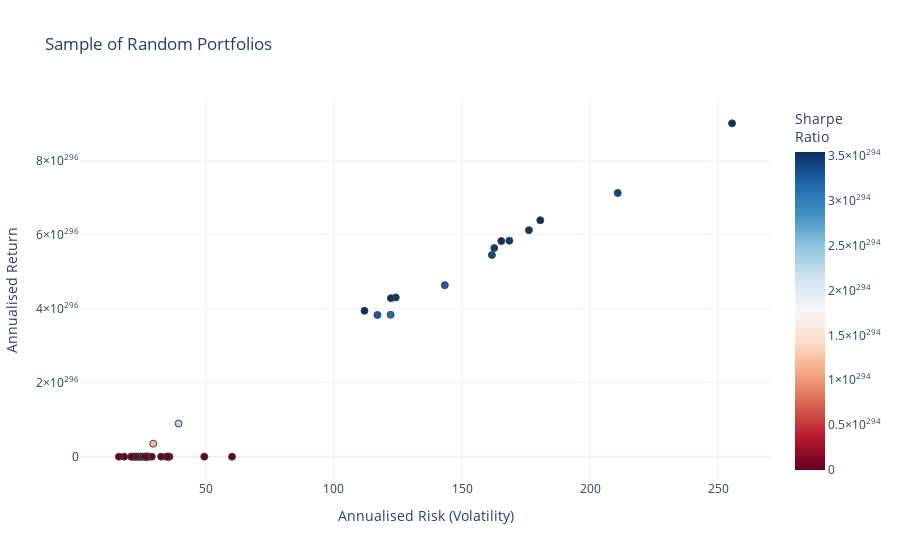

Source (notebook cell):
### Code cell
#-- Plot the risk vs. return of randomly generated portfolios
#- Convert the list from before into an array for easy plotting
mean_variance_pairs = np.array(mean_variance_pairs)
risk_free_rate=0 #-- Include risk free rate here for sharpe ratio

#-- Create Plot
fig = go.Figure()
fig.add_trace(go.Scatter(x=mean_variance_pairs[:,1]**0.5, 
                         y=mean_variance_pairs[:,0], 
                      #- Add color scale for sharpe ratio   
                      marker=dict(color=(mean_variance_pairs[:,0]-risk_free_rate)/(mean_variance_pairs[:,1]**0.5), 
                                  showscale=True, 
                                  size=7,
                                  line=dict(width=1),
                                  colorscale="RdBu",
                                  colorbar=dict(title="Sharpe<br>Ratio")
                                 ), 
                      mode='markers'))
#- Add title/labels
fig.update_layout(template='plotly_white',
                  xaxis=dict(title='Annualised Risk (Volatility)'),
                  yaxis=dict(title='Annualised Return'),
                  title='Sample of Random Portfolios',
                  coloraxis_colorbar=dict(title="Sharpe Ratio"))

### Figure 1 — Plotly figure (JSON) as saved in the notebook; plotly's stock layout.template omitted (floating-point values rounded to 4 significant figures)
{"data": [{"marker": {"color": [4.027e+37, 4.369e+68, 3.142e+294, 1.211e+47, 97840000.0, 3.468e+294, 1.136e+57, 3.506e+294, 440500000.0, 5.802e+69, 3.158e+80, 4.732e+69, 3.526e+294, 3.395e+58, 293803476561971300, 5.215e+58, 653000000000.0, 2.098e+28, 1.192e+294, 1.536e+26, 1.343e+27, 1.295e+41, 3.465e+294, 1.416e+28, 3.444e+61, 3.478e+294, 4.224e+61, 3.042e+28, 2.757e+69, 3.47e+294, 1.675e+83, 3.276e+294, 3.237e+294, 4.316e+36, 3.524e+294, 3.54e+294, 2.272e+294, 3.383e+294, 9.19e+41, 3.373e+294, 1.273e+58, 3.528e+294], "colorbar": {"title": {"text": "Sharpe<br>Ratio"}}, "colorscale": [[0, "rgb(103,0,31)"], [0.1, "rgb(178,24,43)"], [0.2, "rgb(214,96,77)"], [0.3, "rgb(244,165,130)"], [0.4, "rgb(253,219,199)"], [0.5, "rgb(247,247,247)"], [0.6, "rgb(209,229,240)"], [0.7, "rgb(146,197,222)"], [0.8, "rgb(67,147,195)"], [0.9, "rgb(33,102,172)"], [1, "rgb(5,48,97)"]], "line": {"width": 1}, "showscale": true, "size": 7}, "mode": "markers", "type": "scatter", "x": [24.5, 35.38, 122.1, 27.52, 21.82, 124.1, 34.48, 122.2, 20.81, 35.73, 60.19, 49.34, 165.3, 34.97, 24.46, 32.5, 23.74, 22.86, 29.41, 18.06, 16.02, 26.78, 168.5, 22.78, 27.31, 176.1, 26.6, 22.01, 28.85, 162.6, 26.84, 117.0, 143.3, 20.87, 111.9, 180.6, 39.33, 210.8, 25.31, 161.7, 26.09, 255.5], "y": [9.865e+38, 1.546e+70, 3.837e+296, 3.331e+48, 2135000000.0, 4.304e+296, 3.916e+58, 4.284e+296, 9169000000.0, 2.073e+71, 1.901e+82, 2.335e+71, 5.83e+296, 1.187e+60, 7186538840758201000, 1.695e+60, 15500000000000.0, 4.796e+29, 3.504e+295, 2.774e+27, 2.152e+28, 3.467e+42, 5.838e+296, 3.225e+29, 9.407e+62, 6.125e+296, 1.123e+63, 6.695e+29, 7.956e+70, 5.642e+296, 4.496e+84, 3.832e+296, 4.637e+296, 9.006e+37, 3.943e+296, 6.392e+296, 8.933e+295, 7.131e+296, 2.326e+43, 5.452e+296, 3.321e+59, 9.012e+296]}], "layout": {"coloraxis": {"colorbar": {"title": {"text": "Sharpe Ratio"}}}, "title": {"text": "Sample of Random Portfolios"}, "xaxis": {"title": {"text": "Annualised Risk (Volatility)"}}, "yaxis": {"title": {"text": "Annualised Return"}}}}
